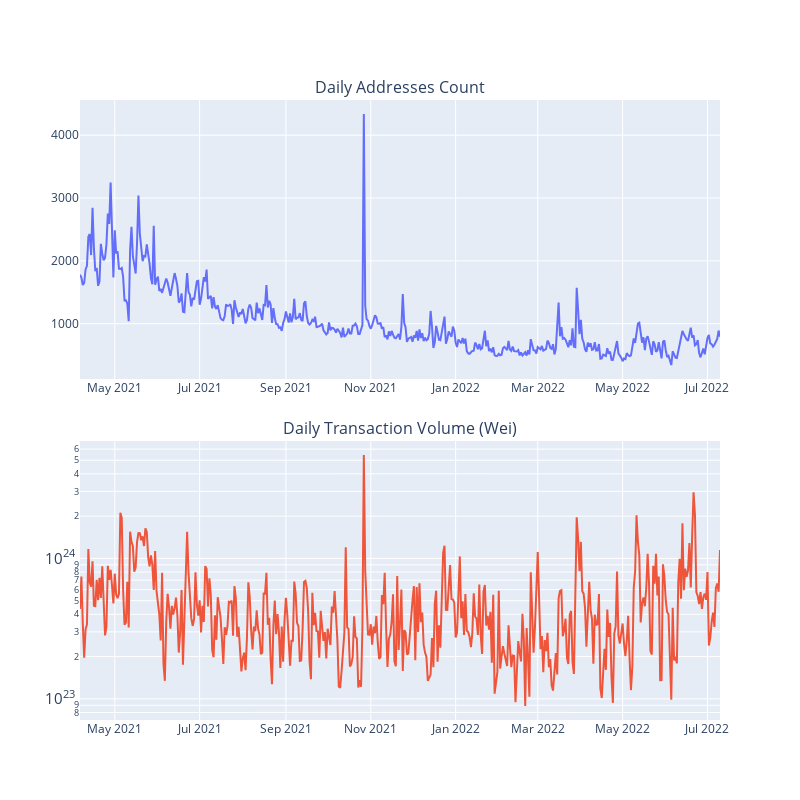

Source (notebook cell):
### Markdown cell above
#### Figure 1 - Time Series Plots (daily addresses count / transaction volume)

### Code cell
fig = make_subplots(
    rows=2, 
    cols=1,
    subplot_titles=("Daily Addresses Count", "Daily Transaction Volume (Wei)"),
    horizontal_spacing=0.05, 
    vertical_spacing=0.1,
)

fig.add_trace(
    go.Scatter(x=network_fea['timestamp'], y=network_fea['address_count']),
    row=1, col=1
)

fig.add_trace(
    go.Scatter(x=network_fea['timestamp'], y=network_fea['value_sum']),
    row=2, col=1
)

fig.update_yaxes(type="log", row=2, col=1)

fig.update_layout(height=800, width=800, showlegend=False)
fig.show()

fig.write_image(f"{FIG_SAVE_PATH}/fig1.png")

### Figure 1 — Plotly figure (JSON) as saved in the notebook; plotly's stock layout.template omitted (floating-point values rounded to 4 significant figures; data arrays with more than 128 entries replaced by an {"elided": "..."} marker saying what was removed)
{"data": [{"type": "scatter", "x": {"elided": "461 str values"}, "xaxis": "x", "y": {"elided": "461 int values"}, "yaxis": "y"}, {"type": "scatter", "x": {"elided": "461 str values"}, "xaxis": "x2", "y": {"elided": "461 float values"}, "yaxis": "y2"}], "layout": {"annotations": [{"font": {"size": 16}, "showarrow": false, "text": "Daily Addresses Count", "x": 0.5, "xanchor": "center", "xref": "paper", "y": 1, "yanchor": "bottom", "yref": "paper"}, {"font": {"size": 16}, "showarrow": false, "text": "Daily Transaction Volume (Wei)", "x": 0.5, "xanchor": "center", "xref": "paper", "y": 0.45, "yanchor": "bottom", "yref": "paper"}], "height": 800, "showlegend": false, "width": 800, "xaxis": {"anchor": "y", "domain": [0, 1]}, "xaxis2": {"anchor": "y2", "domain": [0, 1]}, "yaxis": {"anchor": "x", "domain": [0.55, 1]}, "yaxis2": {"anchor": "x2", "domain": [0, 0.45], "type": "log"}}}
